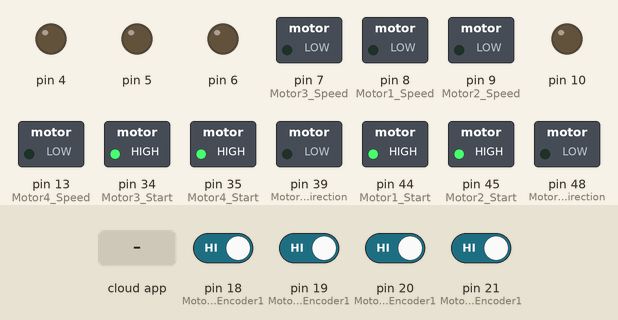
This sketch was run on a simulated Arduino Mega 2560, built with avr-gcc and run on an emulated ATmega2560. Parts: switched loads named in the sketch (green lamp = pin HIGH), output pins drawn as LEDs (lit = HIGH). The inputs (shaded band) are chosen by the test bench; at power-on: pin 18 (Motor3_Encoder1), pin 19 (Motor4_Encoder1), pin 20 (Motor1_Encoder1), pin 21 (Motor2_Encoder1) HIGH. The ROS host is connected and sends only what is stated.

Above: at 1.2 s.
1.3 s: the phone or cloud app sets cmd_right_wheel1 to 45
At 2.5 s:
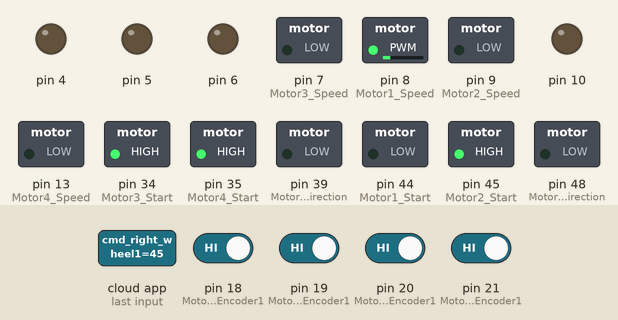
2.8 s: the phone or cloud app sets cmd_left_wheel2 to 45
At 3.7 s:
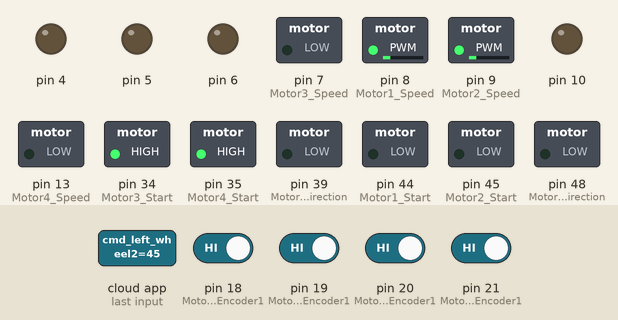
4.3 s: the phone or cloud app sets cmd_left_wheel3 to 45
At 4.9 s:
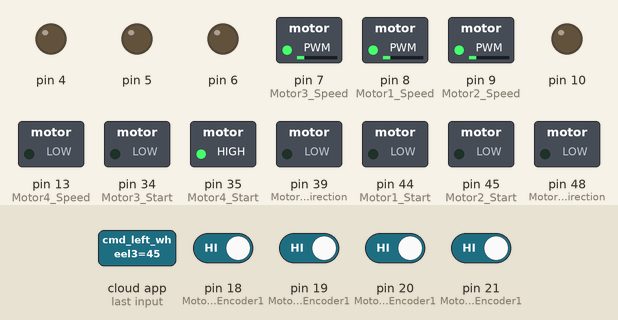
5.8 s: the phone or cloud app sets cmd_right_wheel4 to 45
At 7.0 s:
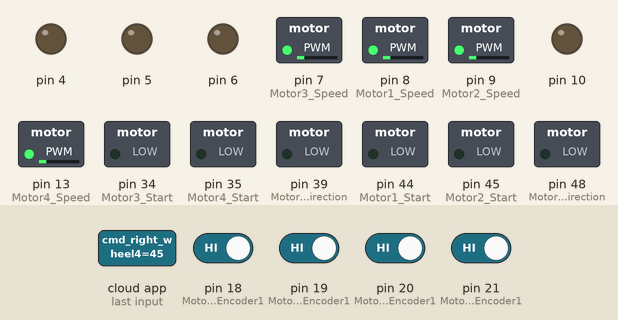
7.3 s: the phone or cloud app sets linear.x to -100
At 8.3 s:
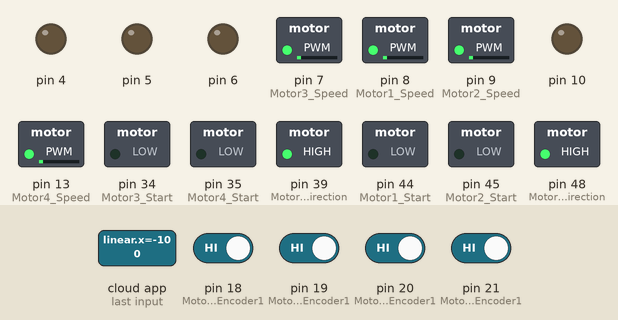
8.8 s: the phone or cloud app sets cmd_right_wheel1 to 0
At 9.5 s:
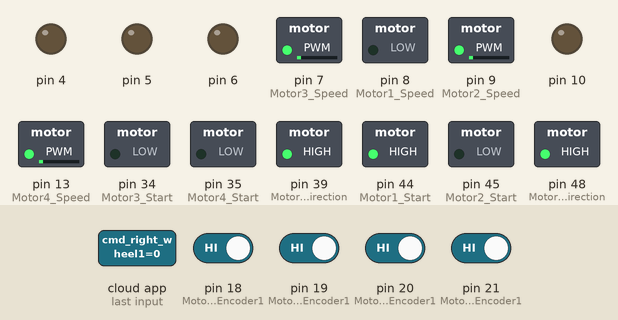
Timing chart, 0 to 11.3 s (numbered marks = the images above; inputs shaded):
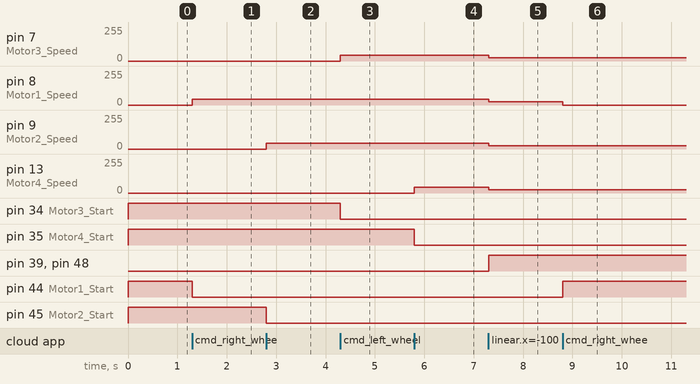

Measured:
- after the input at 1.3 s, pin 8 (Motor1_Speed): 0/255 → 45/255 at once; pin 44 (Motor1_Start): HIGH → LOW at once
- after the input at 2.8 s, pin 9 (Motor2_Speed): 0/255 → 45/255 at once; pin 45 (Motor2_Start): HIGH → LOW at once
- after the input at 4.3 s, pin 7 (Motor3_Speed): 0/255 → 45/255 at once; pin 34 (Motor3_Start): HIGH → LOW at once
- after the input at 5.8 s, pin 13 (Motor4_Speed): 0/255 → 45/255 at once; pin 35 (Motor4_Start): HIGH → LOW at once
- after the input at 7.3 s, pin 7 (Motor3_Speed), pin 8 (Motor1_Speed), pin 9 (Motor2_Speed), pin 13 (Motor4_Speed): 45/255 → 25/255 at once; pin 39 (Motor4_Direction), pin 48 (Motor1_Direction): LOW → HIGH at once
- after the input at 8.8 s, pin 8 (Motor1_Speed): 25/255 → 0/255 at once; pin 44 (Motor1_Start): LOW → HIGH at once

The sketch:

AIVencorderTW.ino
```cpp
#include <ros.h>
#include <std_msgs/Int16.h>
#include <std_msgs/Float32.h>
#include <geometry_msgs/Twist.h>
#include <TimerThree.h>

#define LOOP_TIME 200000

#define Motor1_AlarmOut 52
#define Motor1_SpeedOut 2
#define Motor1_AlarmReset 50
#define Motor1_Direction 48
#define Motor1_Run  46
#define Motor1_Start 44
#define Motor1_Speed 8
#define Motor1_Encoder1 20
#define Motor1_Encoder2 24

#define Motor2_AlarmOut 53
#define Motor2_SpeedOut 3
#define Motor2_AlarmReset 51
#define Motor2_Direction 49
#define Motor2_Run  47
#define Motor2_Start 45
#define Motor2_Speed 9
#define Motor2_Encoder1 21
#define Motor2_Encoder2 25

#define Motor3_AlarmOut 42
#define Motor3_SpeedOut 4
#define Motor3_AlarmReset 40
#define Motor3_Direction 38
#define Motor3_Run  36
#define Motor3_Start 34
#define Motor3_Speed 7
#define Motor3_Encoder1 18
#define Motor3_Encoder2 22

#define Motor4_AlarmOut 43
#define Motor4_SpeedOut 5
#define Motor4_AlarmReset 41
#define Motor4_Direction 39
#define Motor4_Run  37
#define Motor4_Start 35
#define Motor4_Speed 13
#define Motor4_Encoder1 19
#define Motor4_Encoder2 23

unsigned int counter_right1 = 0;
unsigned int counter_left2=0;
unsigned int counter_left3=0;
unsigned int counter_right4 = 0;

float radius = 0.077;
float pi = 3.1415;
float lx = 0.188;
float ly = 0.135;
float r = 0.077;

ros::NodeHandle  nh;

std_msgs::Float32 right_wheel1_vel;
ros::Publisher right_wheel1_vel_pub("/right_wheel1_velocity", &right_wheel1_vel);

std_msgs::Float32 left_wheel2_vel;
ros::Publisher left_wheel2_vel_pub("/left_wheel2_velocity", &left_wheel2_vel);

std_msgs::Float32 left_wheel3_vel;
ros::Publisher left_wheel3_vel_pub("/left_wheel3_velocity", &left_wheel3_vel);

std_msgs::Float32 right_wheel4_vel;
ros::Publisher right_wheel4_vel_pub("/right_wheel4_velocity", &right_wheel4_vel);

geometry_msgs::Twist sensor_vel;
ros::Publisher sensor_vel_pub("/sensor_velocity", &sensor_vel);

void docount_right1()  // counts from the speed sensor
{
  counter_right1++;  // increase +1 the counter value
}

void docount_left2()  // counts from the speed sensor
{
  counter_left2++;  // increase +1 the counter value
}

void docount_left3()  // counts from the speed sensor
{
  counter_left3++;  // increase +1 the counter value
}

void docount_right4()  // counts from the speed sensor
{
  counter_right4++;  // increase +1 the counter value
}

 void timerIsr(void)
{
  Timer3.detachInterrupt();  //stop the timer
  //Left Motor Speed
  right_wheel1_vel.data = float(counter_right1)*2*pi*r/90;
  right_wheel1_vel_pub.publish(&right_wheel1_vel);
  left_wheel2_vel.data = float(counter_left2)*2*pi*r/90;
  left_wheel2_vel_pub.publish(&left_wheel2_vel);
  left_wheel3_vel.data = float(counter_left3)*2*pi*r/90;
  left_wheel3_vel_pub.publish(&left_wheel3_vel);
  right_wheel4_vel.data = float(counter_right4)*2*pi*r/90;
  right_wheel4_vel_pub.publish(&right_wheel4_vel);
  sensor_vel.linear.x = (right_wheel1_vel.data + left_wheel2_vel.data + left_wheel3_vel.data + right_wheel4_vel.data )*r/4;
  sensor_vel.linear.y = (-right_wheel1_vel.data + left_wheel2_vel.data + left_wheel3_vel.data - right_wheel4_vel.data )*r/4;
  sensor_vel.linear.z = 0;
  sensor_vel.angular.x = 0;
  sensor_vel.angular.y = 0;
  sensor_vel.angular.z = (-right_wheel1_vel.data + left_wheel2_vel.data - left_wheel3_vel.data + right_wheel4_vel.data )*r/(4*(lx+ly));
  sensor_vel_pub.publish(&sensor_vel);
  counter_right1=0;
  counter_left2=0;
  counter_left3=0;
  counter_right4=0;
  Timer3.attachInterrupt( timerIsr );
}

void cmdRightWheel1( const std_msgs::Int16& msg)
{
  if(msg.data > 0)
  {

    digitalWrite(Motor1_Start, LOW);
    digitalWrite(Motor1_Direction, LOW);
    analogWrite(Motor1_Speed,msg.data);


  }
  else if(msg.data < 0)
  {
    digitalWrite(Motor1_Start, LOW);
    digitalWrite(Motor1_Direction, HIGH);
    analogWrite(Motor1_Speed,-msg.data);
  }
  else{
    digitalWrite(Motor1_Start, HIGH);
    analogWrite(Motor1_Speed,0);
  }
}

void cmdLeftWheel2( const std_msgs::Int16& msg)
{

  if(msg.data > 0)
  {

    digitalWrite(Motor2_Start, LOW);
    digitalWrite(Motor2_Direction, LOW);
    analogWrite(Motor2_Speed,msg.data);
  }
   else if(msg.data < 0)
  {
    digitalWrite(Motor2_Start, LOW);
    digitalWrite(Motor2_Direction, HIGH);
    analogWrite(Motor2_Speed,-msg.data);
  }
  else{
    digitalWrite(Motor2_Start, HIGH);
    analogWrite(Motor2_Speed,0);
  }
}

void cmdLeftWheel3( const std_msgs::Int16& msg)
{
  if(msg.data > 0)
  {
    digitalWrite(Motor3_Start, LOW);
    digitalWrite(Motor3_Direction, LOW);
    analogWrite(Motor3_Speed,msg.data);
  }
  else if(msg.data < 0)
  {
    digitalWrite(Motor3_Start, LOW);
    digitalWrite(Motor3_Direction, HIGH);
    analogWrite(Motor3_Speed,-msg.data);
  }
  else{
    digitalWrite(Motor3_Start, HIGH);
    analogWrite(Motor3_Speed,0);
  }
}

void cmdRightWheel4( const std_msgs::Int16& msg)
{

  if(msg.data > 0)
  {

    digitalWrite(Motor4_Start, LOW);
    digitalWrite(Motor4_Direction, LOW);
    analogWrite(Motor4_Speed,msg.data);
  }
  else if(msg.data < 0)
  {
    digitalWrite(Motor4_Start, LOW);
    digitalWrite(Motor4_Direction, HIGH);
    analogWrite(Motor4_Speed,-msg.data);
  }
  else{
    digitalWrite(Motor4_Start, HIGH);
    analogWrite(Motor4_Speed,0);
  }
}

ros::Subscriber<std_msgs::Int16> subCmdRight1("cmd_right_wheel1",cmdRightWheel1 );
ros::Subscriber<std_msgs::Int16> subCmdLeft2("cmd_left_wheel2", cmdLeftWheel2);
ros::Subscriber<std_msgs::Int16> subCmdLeft3("cmd_left_wheel3", cmdLeftWheel3 );
ros::Subscriber<std_msgs::Int16> subCmdRight4("cmd_right_wheel4",cmdRightWheel4 );

void cmdVelAIV( const geometry_msgs::Twist& twist)
{
  float gain = 2*1/r;
  float right_wheel1_data = gain*(twist.linear.x - twist.linear.y + twist.angular.z*(lx+ly));
  float left_wheel2_data = gain*(twist.linear.x + twist.linear.y - twist.angular.z*(lx+ly));
  float left_wheel3_data = gain*(twist.linear.x - twist.linear.y - twist.angular.z*(lx+ly));
  float right_wheel4_data = gain*(twist.linear.x + twist.linear.y + twist.angular.z*(lx+ly));

  if(right_wheel1_data > 0)
  {

    digitalWrite(Motor1_Start, LOW);
    digitalWrite(Motor1_Direction, LOW);
    analogWrite(Motor1_Speed,abs(right_wheel1_data));
  }
  else if(right_wheel1_data < 0)
  {
    digitalWrite(Motor1_Start, LOW);
    digitalWrite(Motor1_Direction, HIGH);
    analogWrite(Motor1_Speed,abs(right_wheel1_data));
  }
  else{
    digitalWrite(Motor1_Start, HIGH);
    analogWrite(Motor1_Speed,0);
  }


  if(left_wheel2_data > 0)
  {

    digitalWrite(Motor2_Start, LOW);
    digitalWrite(Motor2_Direction, HIGH);
    analogWrite(Motor2_Speed,abs(left_wheel2_data));
  }
  else if(left_wheel2_data < 0)
  {
    digitalWrite(Motor2_Start, LOW);
    digitalWrite(Motor2_Direction, LOW);
    analogWrite(Motor2_Speed,abs(left_wheel2_data));
  }
  else{
    digitalWrite(Motor2_Start, HIGH);
    analogWrite(Motor2_Speed,0);
  }

  if(left_wheel3_data > 0)
  {
    digitalWrite(Motor3_Start, LOW);
    digitalWrite(Motor3_Direction, HIGH);
    analogWrite(Motor3_Speed,abs(left_wheel3_data));
  }
  else if(left_wheel3_data < 0)
  {
    digitalWrite(Motor3_Start, LOW);
    digitalWrite(Motor3_Direction, LOW);
    analogWrite(Motor3_Speed,abs(left_wheel3_data));
  }
  else{
    digitalWrite(Motor3_Start, HIGH);
    analogWrite(Motor3_Speed,0);
  }

  if(right_wheel4_data > 0)
  {

    digitalWrite(Motor4_Start, LOW);
    digitalWrite(Motor4_Direction, LOW);
    analogWrite(Motor4_Speed,abs(right_wheel4_data));
  }
  else if(right_wheel4_data < 0)
  {
    digitalWrite(Motor4_Start, LOW);
    digitalWrite(Motor4_Direction, HIGH);
    analogWrite(Motor4_Speed,abs(right_wheel4_data));
  }
  else{
    digitalWrite(Motor4_Start, HIGH);
    analogWrite(Motor4_Speed,0);
  }

}

ros::Subscriber<geometry_msgs::Twist> subCmdVel("cmd_vel", cmdVelAIV);

void setup() {
  // put your setup code here, to run once:
  for (int i= 4;i<=13;i++)
  {
    pinMode(i, OUTPUT);
  }
  for (int i= 22;i<=53;i++)
  {
    pinMode(i, OUTPUT);
  }
  pinMode(A0, INPUT_PULLUP);
  pinMode(A1, INPUT_PULLUP);
  pinMode(A2, INPUT_PULLUP);
  pinMode(A3, INPUT_PULLUP);

  digitalWrite(Motor1_Run, LOW);
  digitalWrite(Motor1_Start, HIGH);
  digitalWrite(Motor2_Run, LOW);
  digitalWrite(Motor2_Start, HIGH);
  digitalWrite(Motor3_Run, LOW);
  digitalWrite(Motor3_Start, HIGH);
  digitalWrite(Motor4_Run, LOW);
  digitalWrite(Motor4_Start, HIGH);

  //Setup for encoders
  pinMode(Motor1_Encoder1, INPUT_PULLUP);
  pinMode(Motor2_Encoder1, INPUT_PULLUP);
  pinMode(Motor3_Encoder1, INPUT_PULLUP);
  pinMode(Motor4_Encoder1, INPUT_PULLUP);
  pinMode(Motor1_Encoder2, INPUT_PULLUP);
  pinMode(Motor2_Encoder2, INPUT_PULLUP);
  pinMode(Motor3_Encoder2, INPUT_PULLUP);
  pinMode(Motor4_Encoder2, INPUT_PULLUP);

  Timer3.initialize(LOOP_TIME);

  attachInterrupt(digitalPinToInterrupt(Motor4_Encoder1), docount_right1, RISING);  // increase counter when speed sensor pin goes High
  attachInterrupt(digitalPinToInterrupt(Motor1_Encoder1), docount_left2, RISING);  // increase counter when speed sensor pin goes High
  attachInterrupt(digitalPinToInterrupt(Motor2_Encoder1), docount_left3, RISING);  // increase counter when speed sensor pin goes High
  attachInterrupt(digitalPinToInterrupt(Motor3_Encoder1), docount_right4, RISING);  // increase counter when speed sensor pin goes High
  nh.initNode();
  nh.subscribe(subCmdRight1);
  nh.subscribe(subCmdLeft2);
  nh.subscribe(subCmdLeft3);
  nh.subscribe(subCmdRight4);
  nh.subscribe(subCmdVel);
  nh.advertise(right_wheel1_vel_pub);
  nh.advertise(left_wheel2_vel_pub);
  nh.advertise(left_wheel3_vel_pub);
  nh.advertise(right_wheel4_vel_pub);
  nh.advertise(sensor_vel_pub);

  Timer3.attachInterrupt( timerIsr ); // enable the timer
}

void loop()
{
    nh.spinOnce();
}
```
